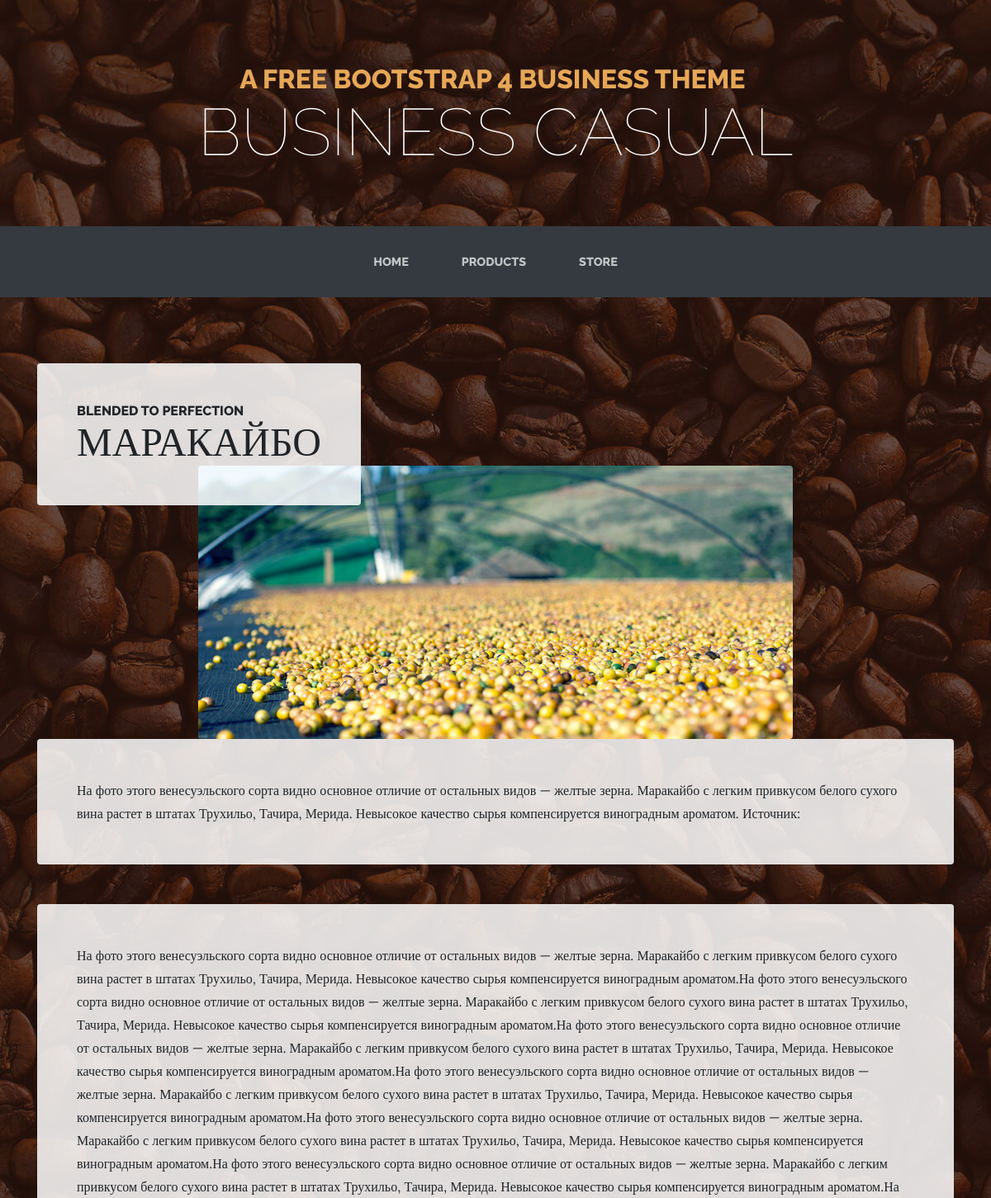
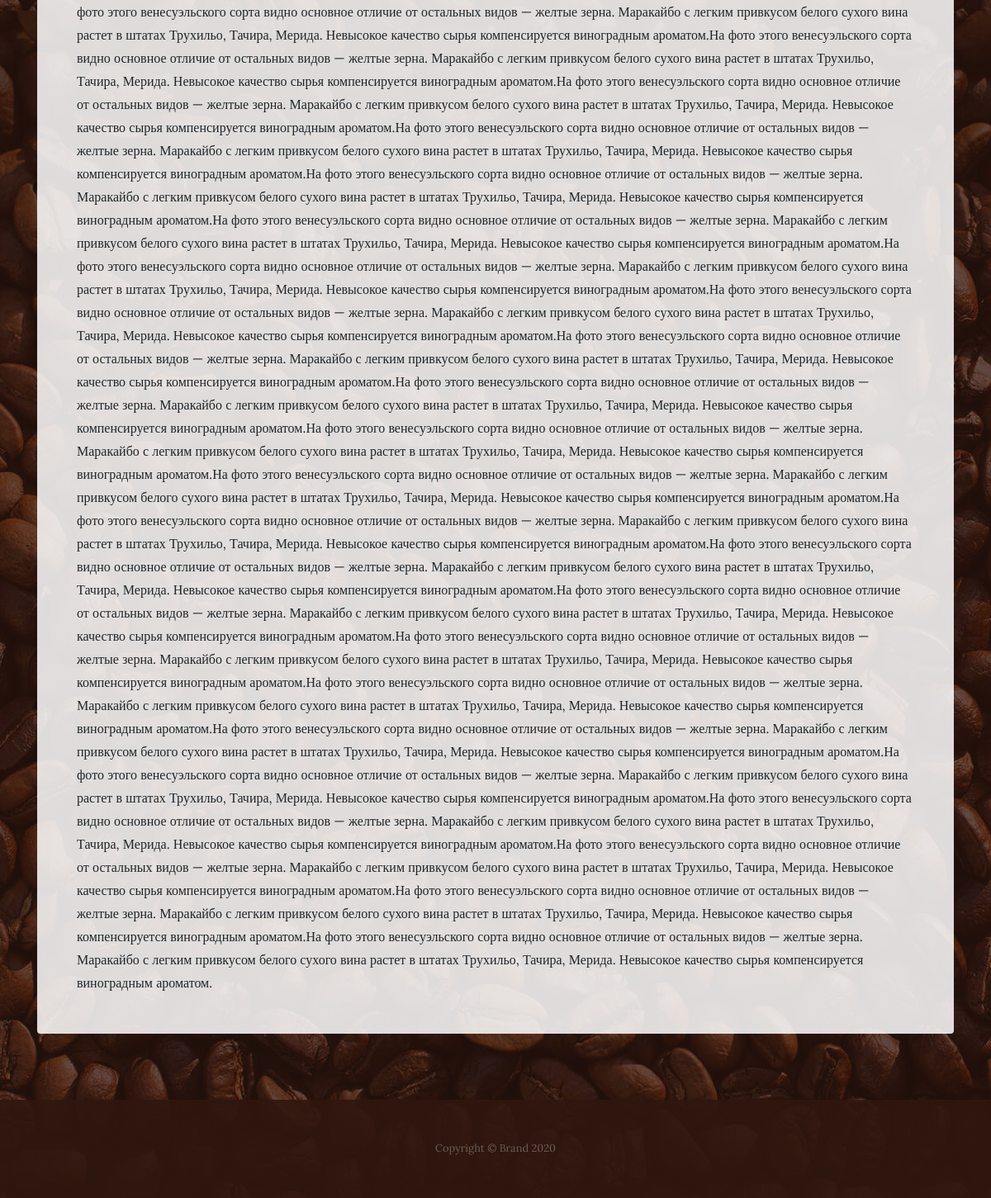
Page /productsAbout?id=2 on the committed database (2 pictures, top to bottom).
### coffee/models.py (models this page shows)
class coffee(models.Model):
    img = models.ImageField(upload_to = 'images', null=True, blank = True)
    type = models.CharField(max_length = 50, blank=True, unique = True)
    intro = models.CharField(max_length = 300, blank=True)
    about = models.TextField(blank=True)

### coffee/views.py (the view)
# urls.py: path('productsAbout', productsAbout, name='productsAbout_url'),
def productsAbout(request):
    is_id = request.GET['id']
    is_coffee = coffee.objects.get(id = is_id)
    return render(request, 'coffee/product_about.html', context = {
        'is_coffee': is_coffee
    })

### coffee/templates/coffee/product_about.html
{% extends 'base/base.html' %}
{% block body %}
    {% load static %}
    <section class="page-section">
        <div class="container">
            <div class="product-item">
                <div class="d-flex product-item-title">
                    <div class="d-flex mr-auto bg-faded p-5 rounded">
                        <h2 class="section-heading mb-0">
                            <span class="section-heading-upper">Blended to Perfection</span>
                            <span class="section-heading-lower">{{ is_coffee.type }}</span>
                        </h2>
                    </div>
                </div><img class="img-fluid d-flex mx-auto product-item-img mb-3 mb-lg-0 rounded" src="media/{{ is_coffee.img }}">
                <div class="bg-faded p-5 rounded">
                    <p class="mb-0">{{ is_coffee.intro }}</p>
                </div>
                <div class="mt-5 bg-faded p-5 rounded">
                    <p class="mb-0">{{ is_coffee.about }}</p>
                </div>
            </div>
        </div>
    </section>
{% endblock body %}

### rows in the picture
coffee: type "МАРАКАЙБО", img (picture), intro "На фото этого венесуэльского сорта видно основное отличие от остальных видов — желтые зерна. Маракайбо с легким привкусом белого сухого вина растет в штатах Трухильо, Тачира, Мерида. Невысокое качество сырья компенсируется виноградным ароматом. Источник:", about "На фото этого венесуэльского сорта видно основное отличие от остальных видов — желтые зерна. Маракайбо с легким привкусом белого сухого вина растет в штатах Трухильо, Тачира, Мерида. Невысокое качество сырья компенсируется виноградным ароматом.На фото этого венесуэльского сорта видно основное отличие от остальных видов — желтые зерна. Маракайбо с легким привкусом белого сухого вина растет в штатах Трухильо, Тачира, Мерида. Невысокое качество сырья компенсируется виноградным ароматом.На фото этого венесуэльского сорта видно основное отличие от остальных видов — желтые зерна. Маракайбо с легким привкусом белого сухого вина растет в штатах Трухильо, Тачира, Мерида. Невысокое качество сырья…"
